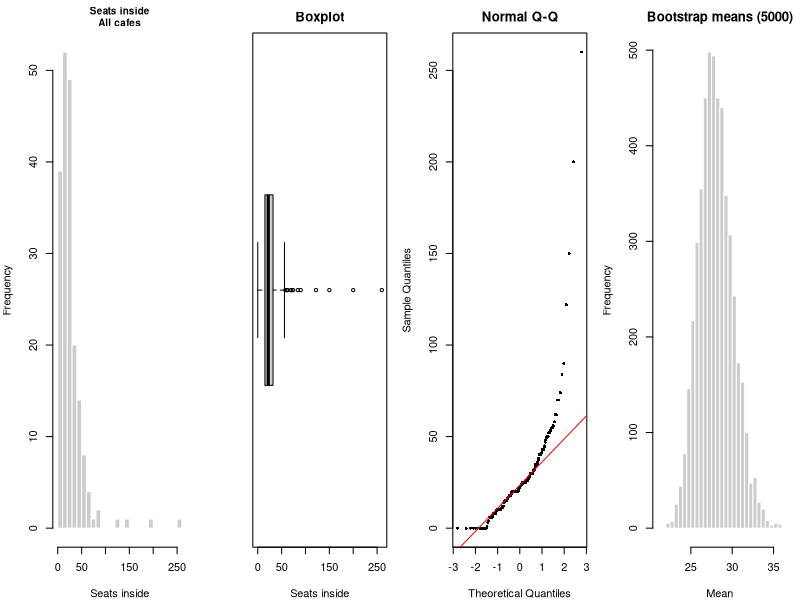
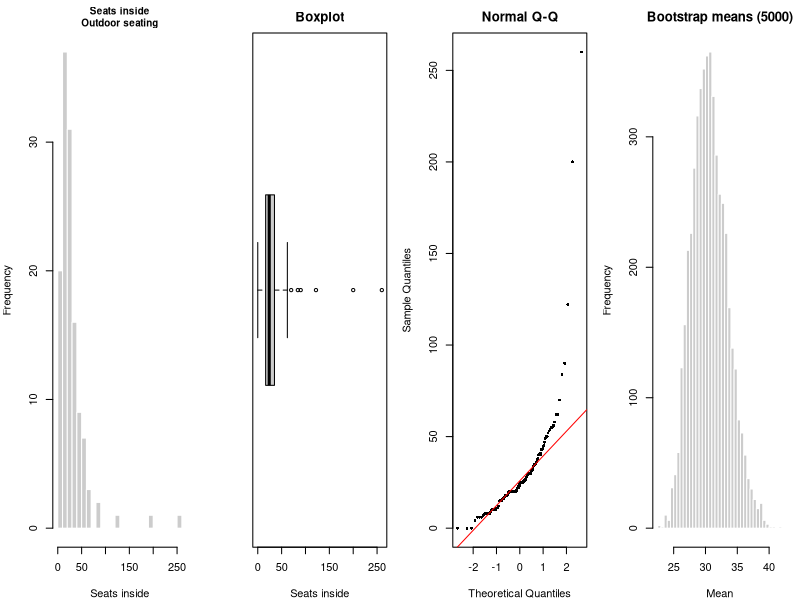
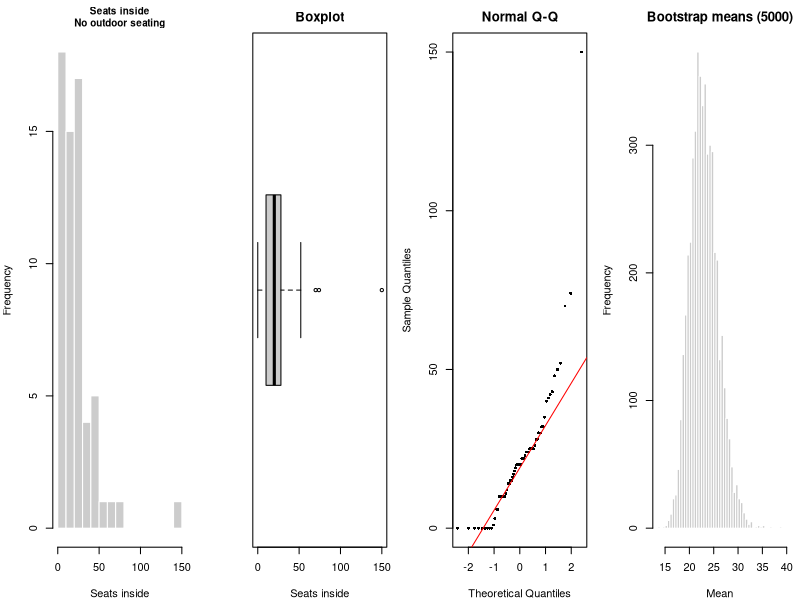
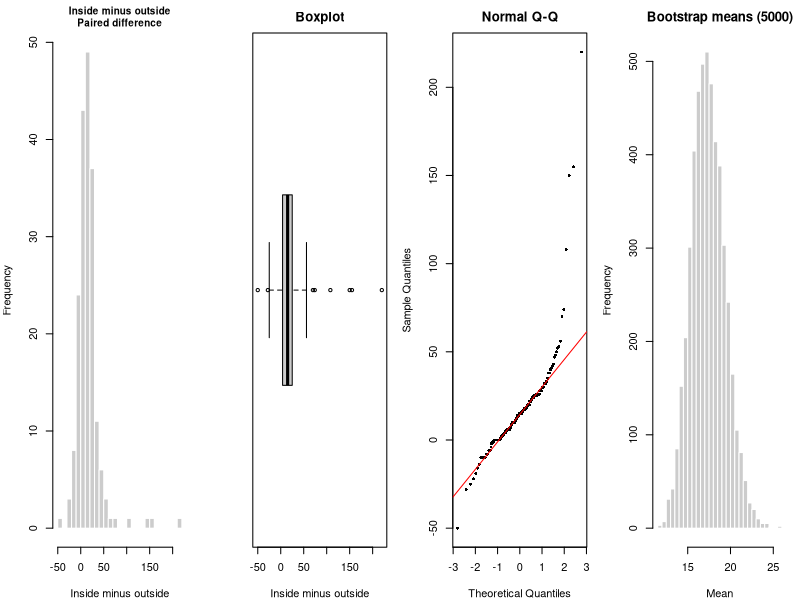
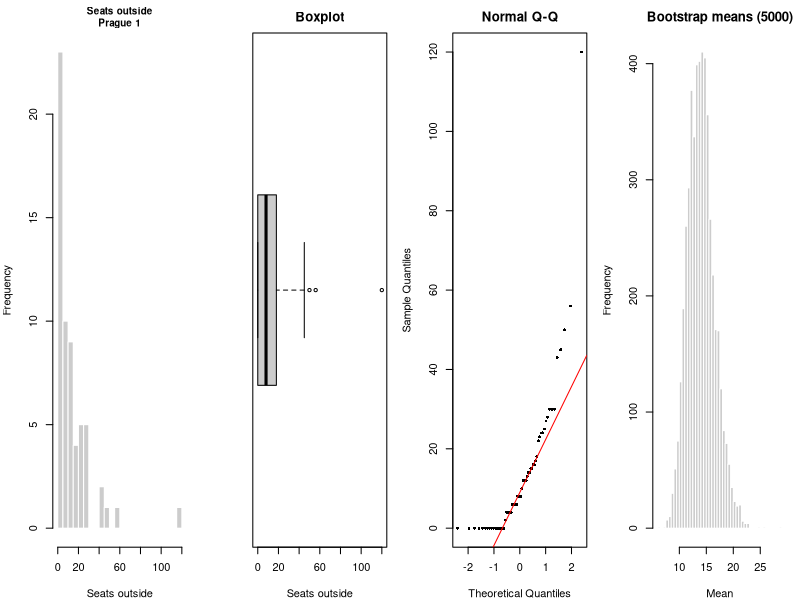
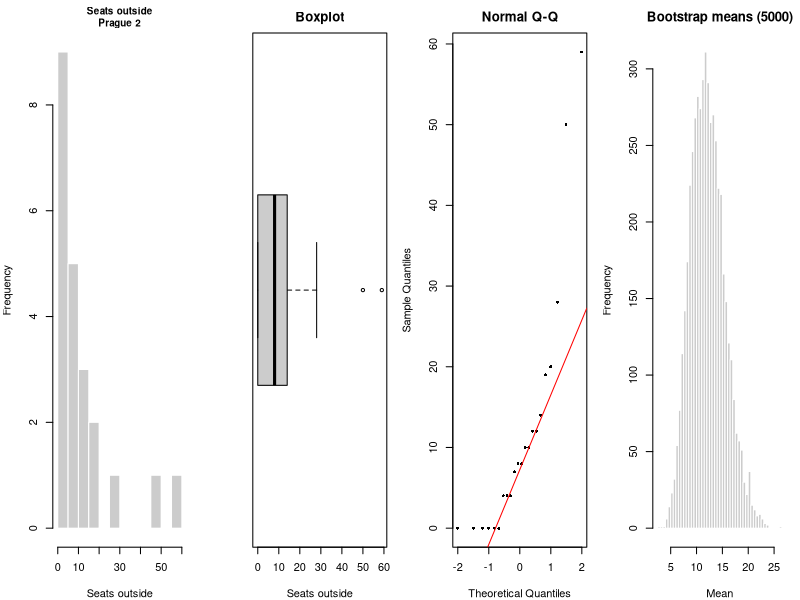
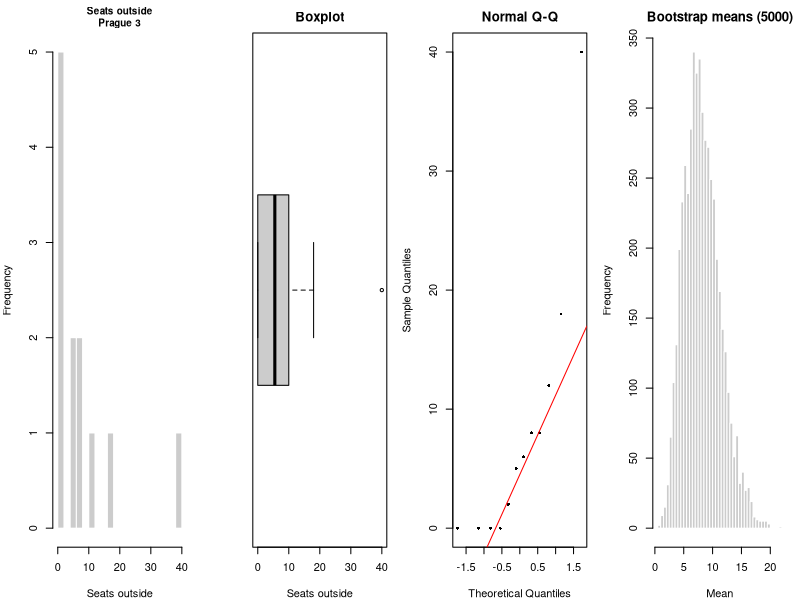
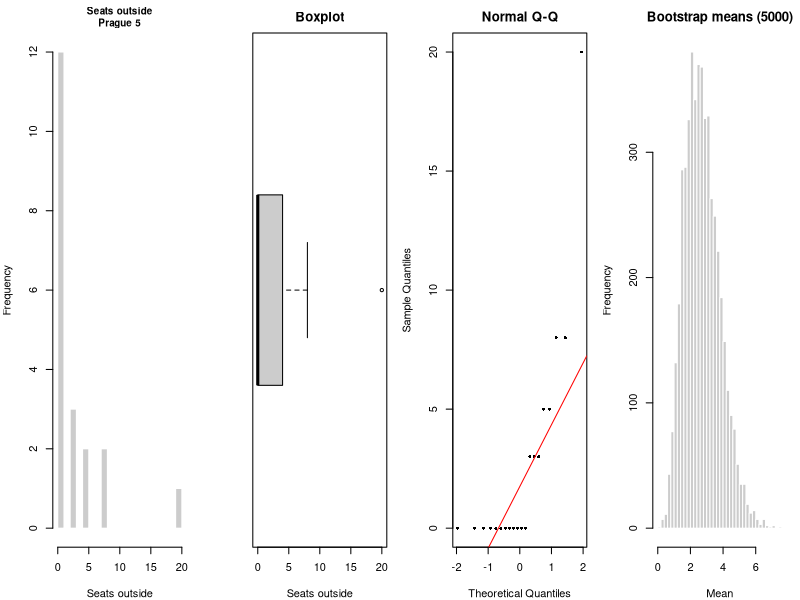

Here is the R script that generated these plots, in order:
# =============================================================================
# 02_descriptive.R
# Describes every variable used in A1-A10 (and every group that is compared),
# and decides for each one: PARAMETRIC or NON-PARAMETRIC test.
# Reads only analysis/dataset.csv (made by 01_cleaning.R).
# Exports: report/tables/D_table.tex   (the decision table)
#          report/tables/D_stats.tex   (full descriptive statistics)
#          report/tables/D_categorical.tex (counts and percentages)
#          report/figures/D_*.pdf      (plots of every variable and group)
#
# Reading guide: each line of code has a comment.
#   WHAT = what the line achieves
#   HOW  = which function or trick does it
# =============================================================================


# ---- 0. Setup ---------------------------------------------------------------

# WHAT: if the script is started from inside the analysis folder, move up one
#       level to the project folder, so the paths below work either way.
# HOW:  getwd() gives the current folder; basename() takes its last part;
#       setwd("..") moves to the folder above.
if (basename(getwd()) == "analysis") setwd("..")

# WHAT: loads three add-on packages: dplyr (data handling), ggplot2 (plots),
#       xtable (turns R tables into LaTeX tables for the report).
# HOW:  library() makes a package's functions available.
library(dplyr)
library(ggplot2)
library(xtable)

# WHAT: makes sure the output folders exist.
# HOW:  dir.create() makes a folder; recursive = TRUE also makes missing parent
#       folders; showWarnings = FALSE keeps quiet if the folder already exists.
dir.create("report/tables",  recursive = TRUE, showWarnings = FALSE)
dir.create("report/figures", recursive = TRUE, showWarnings = FALSE)

# WHAT: loads the clean data from 01_cleaning.R and calls it 'df'.
# HOW:  read.csv(). This time R may guess the types, because the data is clean:
#       seats become numbers and TRUE/FALSE columns become logical.
df <- read.csv("analysis/dataset.csv")

# WHAT: the random seed, so the bootstrap gives the same result on every run.
#       (The report states this number.)
# HOW:  a plain number stored under a name.
SEED <- 2026

# WHAT: how many bootstrap resamples to draw (the brief asks for at least 5,000).
# HOW:  a plain number stored under a name.
N_BOOT <- 5000


# ---- 1. A helper to measure skewness ----------------------------------------
# Skewness measures how lopsided a distribution is: 0 = symmetric,
# positive = a long tail to the right (a few very big cafes).
# Our rule of thumb: |skewness| < 1 counts as roughly symmetric.

# WHAT: defines our own function skewness(x).
# HOW:  'function(x) { ... }' creates a function; the lines inside { } run
#       each time it is used, and the last line is the answer it returns.
skewness <- function(x) {
  # WHAT: drops the missing values first.
  # HOW:  !is.na(x) is TRUE for the values that are present; x[ ] keeps those.
  x <- x[!is.na(x)]
  # WHAT: the skewness formula: the average cubed distance from the mean,
  #       divided by the standard deviation cubed.
  # HOW:  mean() = average, sd() = standard deviation, ^3 = to the power of 3.
  mean((x - mean(x))^3) / sd(x)^3
}


# ---- 2. describe(): numbers + 4 plots for one variable (or one group) ---------
# The 4 plots: histogram | boxplot | normal Q-Q plot | bootstrapped means.
# Decision rules (fixed before looking at the data):
#   * Normal      : |skewness| < 1
#   * CLT applies : n >= 30 AND the bootstrapped means look normal
#                   (|skewness of the means| < 0.5)
#   * Parametric if Normal OR CLT applies; otherwise non-parametric.
# The automatic rule summarises the plots. LOOK at each D_*.pdf too, and if you
# disagree with a verdict, change it below with a comment saying why.

# WHAT: defines the function describe(), which takes a variable x, its name,
#       the group it belongs to, and a short name for the plot file.
# HOW:  'group = "All cafes"' is a default, used when no group is given.
describe <- function(x, variable, group = "All cafes", file_stub) {

  # WHAT: counts the missing values (they are reported in the table).
  # HOW:  is.na() + sum().
  n_miss <- sum(is.na(x))

  # WHAT: drops the missing values from here on.
  # HOW:  keeps only the values where !is.na(x) is TRUE.
  x <- x[!is.na(x)]

  # WHAT: the number of observations that are left.
  # HOW:  length() counts the values.
  n <- length(x)

  # WHAT: the skewness of the variable.
  # HOW:  our helper function from section 1.
  sk <- skewness(x)

  # WHAT: the Shapiro-Wilk normality test p-value (optional, for the appendix;
  #       the plots matter more, as the brief says).
  # HOW:  shapiro.test() only works with 3 to 5000 values that are not all
  #       equal, so we run it only then; otherwise NA. $p.value takes the p-value.
  sw_p <- if (n >= 3 && n <= 5000 && sd(x) > 0) shapiro.test(x)$p.value else NA

  # WHAT: fixes the random numbers, so the bootstrap is reproducible.
  # HOW:  set.seed() with our SEED.
  set.seed(SEED)

  # WHAT: the bootstrap: 5,000 times, draw a new sample of n cafes from our own
  #       data (with replacement) and take its mean. This shows how the MEAN
  #       would vary from sample to sample.
  # HOW:  sample(x, n, replace = TRUE) draws n values, each can be drawn twice;
  #       mean() averages them; replicate() repeats this N_BOOT times.
  boot_means <- replicate(N_BOOT, mean(sample(x, n, replace = TRUE)))

  # WHAT: how lopsided the 5,000 bootstrapped means are.
  # HOW:  our skewness() helper again. Close to 0 = the mean is close to normal.
  boot_sk <- skewness(boot_means)

  # WHAT: rule 1: is the variable itself roughly normal?
  # HOW:  abs() = absolute value (drops the minus sign); '<' gives TRUE/FALSE.
  normal <- abs(sk) < 1

  # WHAT: rule 2: does the central limit theorem help? (enough cafes AND the
  #       bootstrapped means look normal)
  # HOW:  '&&' = AND for single TRUE/FALSE values.
  clt <- n >= 30 && abs(boot_sk) < 0.5

  # WHAT: the conclusion: parametric if rule 1 OR rule 2 holds.
  # HOW:  '||' = OR; if/else picks one of the two texts.
  verdict <- if (normal || clt) "Parametric" else "Non-parametric"

  # WHAT: opens a PDF file for the 4 plots, e.g. report/figures/D_seats_inside.pdf.
  # HOW:  paste0() glues text with no spaces; file.path() joins folder and file
  #       name; pdf() starts drawing into that file (10 x 2.8 inches).
  pdf(file.path("report/figures", paste0("D_", file_stub, ".pdf")), width = 10, height = 2.8)

  # WHAT: puts the 4 plots side by side in one row, with small margins.
  # HOW:  par(mfrow = c(1, 4)) = 1 row, 4 columns; mar = margins
  #       (bottom, left, top, right).
  par(mfrow = c(1, 4), mar = c(4, 4, 2.5, 1))

  # WHAT: plot 1, the histogram: how the values are distributed.
  # HOW:  hist() with 20 bars; main = title ("\n" starts a new line);
  #       cex.main = 0.9 makes the title slightly smaller.
  hist(x, breaks = 20, col = "grey80", border = "white",
       main = paste0(variable, "\n", group), xlab = variable, cex.main = 0.9)

  # WHAT: plot 2, the boxplot: median, quartiles and outliers at a glance.
  # HOW:  boxplot(), drawn sideways with horizontal = TRUE.
  boxplot(x, horizontal = TRUE, col = "grey80", main = "Boxplot", xlab = variable)

  # WHAT: plot 3, the normal Q-Q plot: if the data were normal, the points
  #       would lie on a straight line.
  # HOW:  qqnorm() draws the points (pch = 16 = filled dots, cex = dot size).
  qqnorm(x, main = "Normal Q-Q", pch = 16, cex = 0.6)

  # WHAT: adds the reference line to the Q-Q plot.
  # HOW:  qqline() draws it in red.
  qqline(x, col = "red")

  # WHAT: plot 4, histogram of the 5,000 bootstrapped means: if it looks like a
  #       bell curve, the central limit theorem works for this variable.
  # HOW:  hist() with 40 bars.
  hist(boot_means, breaks = 40, col = "grey80", border = "white",
       main = paste0("Bootstrap means (", N_BOOT, ")"), xlab = "Mean")

  # WHAT: closes and saves the PDF file.
  # HOW:  dev.off() = "device off", i.e. stop drawing into the file.
  dev.off()

  # WHAT: returns one row of results for this variable or group.
  # HOW:  data.frame() builds a one-row table; the last expression of a function
  #       is its answer. mean, sd, median, IQR (interquartile range), min, max
  #       are the summary numbers the brief asks for; ifelse() turns TRUE/FALSE
  #       into "Yes"/"No"; stringsAsFactors = FALSE keeps text as plain text.
  data.frame(Variable = variable, Group = group, n = n, Missing = n_miss,
             Mean = mean(x), SD = sd(x), Median = median(x), IQR = IQR(x),
             Min = min(x), Max = max(x), Skewness = sk, Shapiro_p = sw_p,
             Boot_skew = boot_sk,
             Normal = ifelse(normal, "Yes", "No"),
             CLT = ifelse(clt, "Yes", ifelse(n < 30, "No (n < 30)", "No")),
             Conclusion = verdict, stringsAsFactors = FALSE)
}


# ---- 3. Describe every variable and group the questions use ------------------

# WHAT: an empty list that will collect one result row per variable/group.
# HOW:  list() makes an empty container.
rows <- list()

# A1, A6, A7, A8, A10: seats inside, all cafes together.
# WHAT: describes seats inside and adds the result to the list.
# HOW:  rows[[length(rows) + 1]] means "the next free place in the list".
rows[[length(rows) + 1]] <- describe(df$seats_inside, "Seats inside", file_stub = "seats_inside")

# A2: seats inside, separately for cafes WITH and WITHOUT outdoor seating
#     (the groups being compared must each be checked).
# WHAT: repeats the next lines once for TRUE (with outdoor) and once for FALSE.
# HOW:  a for-loop over the two values.
for (g in c(TRUE, FALSE)) {
  # WHAT: a readable label for the group.
  # HOW:  ifelse() picks the text depending on g.
  lab <- ifelse(g, "Outdoor seating", "No outdoor seating")
  # WHAT: describes seats inside for this group only, and adds it to the list.
  # HOW:  df$has_outdoor %in% g picks the cafes in this group (NA is left out);
  #       paste0() builds the file name, e.g. "seats_inside_outdoor_TRUE".
  rows[[length(rows) + 1]] <- describe(df$seats_inside[df$has_outdoor %in% g],
                                       "Seats inside", lab,
                                       paste0("seats_inside_outdoor_", g))
}

# A3: a paired comparison, so what matters is the DIFFERENCE within each cafe.
# WHAT: seats inside minus seats outside, for every cafe.
# HOW:  subtracting two columns works cafe by cafe; NA if either is missing.
df$diff_in_out <- df$seats_inside - df$seats_outside

# WHAT: describes that difference and adds it to the list.
# HOW:  describe() as above.
rows[[length(rows) + 1]] <- describe(df$diff_in_out, "Inside minus outside",
                                     "Paired difference", "diff_in_out")

# A4: seats outside, separately for each of the six districts compared.
# WHAT: repeats the next line for "Prague 1", "Prague 2", ... "Prague 8".
# HOW:  paste("Prague", c(1, 2, 3, 5, 7, 8)) builds the six labels.
for (d in paste("Prague", c(1, 2, 3, 5, 7, 8))) {
  # WHAT: describes seats outside for this district, and adds it to the list.
  # HOW:  %in% d picks the cafes in district d; gsub(" ", "", d) removes the
  #       space for the file name ("Prague1").
  rows[[length(rows) + 1]] <- describe(df$seats_outside[df$district_A4 %in% d],
                                       "Seats outside", d,
                                       paste0("seats_outside_", gsub(" ", "", d)))
}

# A6-A10: the Price Level (the outcome) and the distance from the Orloj
#         (the extra predictor in A8).
# WHAT: describes both and adds them to the list.
# HOW:  describe() as above.
rows[[length(rows) + 1]] <- describe(df$price_level, "Price Level (CZK)", file_stub = "price_level")
rows[[length(rows) + 1]] <- describe(df$dist_orloj, "Distance from Orloj (km)", file_stub = "dist_orloj")

# WHAT: stacks all the result rows into one table, D.
# HOW:  rbind() stacks tables on top of each other; do.call() hands it every
#       element of the list at once.
D <- do.call(rbind, rows)

# WHAT: prints the table to the Console, with 3 significant digits.
# HOW:  print() with digits = 3.
print(D, digits = 3)


# ---- 4. Group plots (groups side by side) ------------------------------------

# WHAT: plot for A2: seats inside, with vs without outdoor seating, side by side.
# HOW:  ggplot() builds a plot in layers joined with '+'.
#       filter() keeps cafes where both values are known.
#       aes() says what goes on the axes: x = the group label, y = seats inside.
g1 <- ggplot(filter(df, !is.na(has_outdoor), !is.na(seats_inside)),
             aes(x = ifelse(has_outdoor, "Outdoor seating", "No outdoor seating"),
                 y = seats_inside)) +
  # WHAT: a boxplot per group, without separate outlier dots (the points
  #       below already show every cafe).
  # HOW:  geom_boxplot(); outlier.shape = NA hides the outlier dots.
  geom_boxplot(outlier.shape = NA, fill = "grey90") +
  # WHAT: one dot per cafe, spread out sideways so they do not overlap.
  # HOW:  geom_jitter(); width = sideways spread; alpha = 0.5 = half transparent.
  geom_jitter(width = 0.15, alpha = 0.5, size = 1.2) +
  # WHAT: axis labels and a clean look.
  # HOW:  labs() sets labels (x = NULL = no label); theme_minimal() = plain style.
  labs(x = NULL, y = "Seats inside") + theme_minimal()

# WHAT: saves the plot as a PDF for the report.
# HOW:  ggsave(file, plot, size in inches).
ggsave("report/figures/D_groups_A2.pdf", g1, width = 5, height = 4)

# WHAT: plot for A4: seats outside in each of the six districts, side by side.
# HOW:  the same layers as above, with district on the x-axis.
g2 <- ggplot(filter(df, !is.na(district_A4), !is.na(seats_outside)),
             aes(x = district_A4, y = seats_outside)) +
  geom_boxplot(outlier.shape = NA, fill = "grey90") +    # WHAT: a box per district. HOW: geom_boxplot().
  geom_jitter(width = 0.15, alpha = 0.5, size = 1.2) +  # WHAT: one dot per cafe. HOW: geom_jitter().
  labs(x = NULL, y = "Seats outside") + theme_minimal()  # WHAT: labels and style. HOW: labs(), theme_minimal().

# WHAT: saves it as a PDF.
# HOW:  ggsave().
ggsave("report/figures/D_groups_A4.pdf", g2, width = 6, height = 4)


# ---- 5. Categorical variables (yes/no variables, used in A5, A2, A9, A10) ----
# These need no normality check: we just count them.

# WHAT: a table with the Yes and No counts of four yes/no variables.
# HOW:  each data.frame() makes two rows (Yes, No) for one variable;
#       sum(x, na.rm = TRUE) counts the TRUEs (= Yes); sum(!x, ...) counts the
#       FALSEs (= No), because '!' turns FALSE into TRUE; rbind() stacks them.
cat_tab <- rbind(
  data.frame(Variable = "Small cafe (<= 15 seats inside)",
             Level = c("Yes", "No"),
             Count = c(sum(df$small_cafe, na.rm = TRUE), sum(!df$small_cafe, na.rm = TRUE))),
  data.frame(Variable = "Top-rated (rating >= 4.7)",
             Level = c("Yes", "No"),
             Count = c(sum(df$top_rated, na.rm = TRUE), sum(!df$top_rated, na.rm = TRUE))),
  data.frame(Variable = "Outdoor seating",
             Level = c("Yes", "No"),
             Count = c(sum(df$has_outdoor, na.rm = TRUE), sum(!df$has_outdoor, na.rm = TRUE))),
  data.frame(Variable = "Above-median Price Level",
             Level = c("Yes", "No"),
             Count = c(sum(df$above_median_price, na.rm = TRUE),
                       sum(!df$above_median_price, na.rm = TRUE)))
)

# WHAT: adds the percentage of Yes and No within each variable.
# HOW:  %>% passes the table on to the next step; group_by(Variable) makes
#       sum(Count) the total of each variable; mutate() adds the new column;
#       ungroup() and as.data.frame() turn it back into a plain table.
cat_tab <- cat_tab %>% group_by(Variable) %>%
  mutate(Percent = 100 * Count / sum(Count)) %>% ungroup() %>% as.data.frame()

# WHAT: shows the counts and percentages in the Console.
# HOW:  print().
print(cat_tab)


# ---- 6. Export the tables for the report --------------------------------------

# WHAT: picks the columns of the decision table, which the report's main text
#       refers to (Table "D").
# HOW:  D[, c(...)] keeps only the listed columns.
dec <- D[, c("Variable", "Group", "n", "Skewness", "Normal", "CLT", "Conclusion")]

# WHAT: writes it as a LaTeX table to report/tables/D_table.tex.
# HOW:  xtable() converts it; digits = decimals per column (the first number is
#       for row names); include.rownames = FALSE drops R's row numbers;
#       booktabs = TRUE uses the nice table lines the brief asks for;
#       floating = FALSE, because the caption is added in the .tex report.
print(xtable(dec, digits = c(0, 0, 0, 0, 2, 0, 0, 0)),
      file = "report/tables/D_table.tex", include.rownames = FALSE,
      booktabs = TRUE, floating = FALSE)

# WHAT: picks the columns for the full statistics table (for the appendix).
# HOW:  same as above.
st <- D[, c("Variable", "Group", "n", "Missing", "Mean", "SD", "Median", "IQR",
            "Min", "Max", "Shapiro_p", "Boot_skew")]

# WHAT: gives two columns readable headings.
# HOW:  names(st) == "Shapiro_p" finds that column; '<-' gives it a new name.
names(st)[names(st) == "Shapiro_p"] <- "Shapiro p"
names(st)[names(st) == "Boot_skew"] <- "Skew of boot. means"

# WHAT: writes it to report/tables/D_stats.tex, in a smaller font.
# HOW:  xtable() + print() as above; size = "\\footnotesize" shrinks the font.
print(xtable(st, digits = c(0, 0, 0, 0, 0, 1, 1, 1, 1, 1, 1, 3, 2)),
      file = "report/tables/D_stats.tex", include.rownames = FALSE,
      booktabs = TRUE, floating = FALSE, size = "\\footnotesize")

# WHAT: writes the yes/no counts to report/tables/D_categorical.tex.
# HOW:  xtable() + print() as above; percentages with 1 decimal.
print(xtable(cat_tab, digits = c(0, 0, 0, 0, 1)),
      file = "report/tables/D_categorical.tex", include.rownames = FALSE,
      booktabs = TRUE, floating = FALSE)

# WHAT: saves the decisions as a file, so 03_analysis.R uses exactly what was
#       decided here (parametric or not) instead of deciding again.
# HOW:  write.csv() without row numbers.
write.csv(D, "analysis/descriptive_decisions.csv", row.names = FALSE)

# WHAT: a message that the script has finished.
# HOW:  cat() prints text; "\n" ends the line.
cat("Descriptive tables and figures exported.\n")
